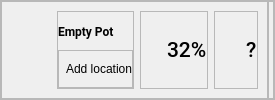
                 <widget class="QFrame" name="frame_11">
                  <property name="frameShape">
                   <enum>QFrame::StyledPanel</enum>
                  </property>
                  <property name="frameShadow">
                   <enum>QFrame::Raised</enum>
                  </property>
                  <layout class="QHBoxLayout" name="horizontalLayout_14">
                   <property name="spacing">
                    <number>0</number>
                   </property>
                   <property name="leftMargin">
                    <number>0</number>
                   </property>
                   <property name="topMargin">
                    <number>0</number>
                   </property>
                   <property name="rightMargin">
                    <number>0</number>
                   </property>
                   <property name="bottomMargin">
                    <number>0</number>
                   </property>
                   <item>
                    <widget class="QFrame" name="frame_21">
                     <property name="frameShape">
                      <enum>QFrame::StyledPanel</enum>
                     </property>
                     <property name="frameShadow">
                      <enum>QFrame::Raised</enum>
                     </property>
                     <layout class="QHBoxLayout" name="horizontalLayout_24">
                      <item>
                       <widget class="QLabel" name="label_42">
                        <property name="minimumSize">
                         <size>
                          <width>40</width>
                          <height>40</height>
                         </size>
                        </property>
                        <property name="maximumSize">
                         <size>
                          <width>40</width>
                          <height>40</height>
                         </size>
                        </property>
                        <property name="text">
                         <string/>
                        </property>
                        <property name="pixmap">
                         <pixmap resource="../resources.qrc">:/images/assets/images/001-plant.png</pixmap>
                        </property>
                        <property name="scaledContents">
                         <bool>true</bool>
                        </property>
                       </widget>
                      </item>
                      <item>
                       <widget class="QFrame" name="frame_22">
                        <property name="frameShape">
                         <enum>QFrame::StyledPanel</enum>
                        </property>
                        <property name="frameShadow">
                         <enum>QFrame::Raised</enum>
                        </property>
                        <layout class="QVBoxLayout" name="verticalLayout_13">
                         <property name="spacing">
                          <number>0</number>
                         </property>
                         <property name="leftMargin">
                          <number>0</number>
                         </property>
                         <property name="topMargin">
                          <number>0</number>
                         </property>
                         <property name="rightMargin">
                          <number>0</number>
                         </property>
                         <property name="bottomMargin">
                          <number>0</number>
                         </property>
                         <item>
                          <widget class="QLabel" name="label_43">
                           <property name="font">
                            <font>
                             <family>Roboto</family>
                             <weight>75</weight>
                             <bold>true</bold>
                            </font>
                           </property>
                           <property name="text">
                            <string>Empty Pot</string>
                           </property>
                          </widget>
                         </item>
                         <item>
                          <widget class="QFrame" name="frame_23">
                           <property name="frameShape">
                            <enum>QFrame::StyledPanel</enum>
                           </property>
                           <property name="frameShadow">
                            <enum>QFrame::Raised</enum>
                           </property>
                           <layout class="QHBoxLayout" name="horizontalLayout_25">
                            <property name="spacing">
                             <number>0</number>
                            </property>
                            <property name="leftMargin">
                             <number>0</number>
                            </property>
                            <property name="topMargin">
                             <number>0</number>
                            </property>
                            <property name="rightMargin">
                             <number>0</number>
                            </property>
                            <property name="bottomMargin">
                             <number>0</number>
                            </property>
                            <item>
                             <widget class="QLabel" name="label_54">
                              <property name="maximumSize">
                               <size>
                                <width>20</width>
                                <height>20</height>
                               </size>
                              </property>
                              <property name="text">
                               <string/>
                              </property>
                              <property name="pixmap">
                               <pixmap resource="../resources.qrc">:/images/assets/images/map_point.png</pixmap>
                              </property>
                              <property name="scaledContents">
                               <bool>true</bool>
                              </property>
                             </widget>
                            </item>
                            <item alignment="Qt::AlignLeft">
                             <widget class="QLabel" name="label_55">
                              <property name="text">
                               <string>Add location</string>
                              </property>
                              <property name="scaledContents">
                               <bool>true</bool>
                              </property>
                             </widget>
                            </item>
                           </layout>
                          </widget>
                         </item>
                        </layout>
                       </widget>
                      </item>
                      <item>
                       <widget class="QFrame" name="frame_32">
                        <property name="frameShape">
                         <enum>QFrame::StyledPanel</enum>
                        </property>
                        <property name="frameShadow">
                         <enum>QFrame::Raised</enum>
                        </property>
                        <layout class="QHBoxLayout" name="horizontalLayout_29">
                         <property name="spacing">
                          <number>6</number>
                         </property>
                         <property name="leftMargin">
                          <number>0</number>
                         </property>
                         <property name="topMargin">
                          <number>0</number>
                         </property>
                         <property name="rightMargin">
                          <number>0</number>
                         </property>
                         <property name="bottomMargin">
                          <number>0</number>
                         </property>
                         <item>
                          <widget class="QLabel" name="label_44">
                           <property name="sizePolicy">
                            <sizepolicy hsizetype="Preferred" vsizetype="Preferred">
                             <horstretch>0</horstretch>
                             <verstretch>0</verstretch>
                            </sizepolicy>
                           </property>
                           <property name="minimumSize">
                            <size>
                             <width>20</width>
                             <height>35</height>
                            </size>
                           </property>
                           <property name="maximumSize">
                            <size>
                             <width>20</width>
                             <height>35</height>
                            </size>
                           </property>
                           <property name="text">
                            <string/>
                           </property>
                           <property name="pixmap">
                            <pixmap resource="../resources.qrc">:/figma/assets/icons/figma/charging 2 (Traced).svg</pixmap>
                           </property>
                           <property name="scaledContents">
                            <bool>true</bool>
                           </property>
                          </widget>
                         </item>
                         <item>
                          <widget class="QLabel" name="label_33">
                           <property name="font">
                            <font>
                             <family>Roboto Medium</family>
                             <pointsize>16</pointsize>
                            </font>
                           </property>
                           <property name="text">
                            <string>32%</string>
                           </property>
                          </widget>
                         </item>
                        </layout>
                       </widget>
                      </item>
                      <item>
                       <widget class="QFrame" name="frame_33">
                        <property name="frameShape">
                         <enum>QFrame::StyledPanel</enum>
                        </property>
                        <property name="frameShadow">
                         <enum>QFrame::Raised</enum>
                        </property>
                        <layout class="QHBoxLayout" name="horizontalLayout_30">
                         <property name="spacing">
                          <number>6</number>
                         </property>
                         <property name="leftMargin">
                          <number>0</number>
                         </property>
                         <property name="topMargin">
                          <number>0</number>
                         </property>
                         <property name="rightMargin">
                          <number>0</number>
                         </property>
                         <property name="bottomMargin">
                          <number>0</number>
                         </property>
                         <item>
                          <widget class="QLabel" name="label_45">
                           <property name="minimumSize">
                            <size>
                             <width>25</width>
                             <height>32</height>
                            </size>
                           </property>
                           <property name="maximumSize">
                            <size>
                             <width>25</width>
                             <height>32</height>
                            </size>
                           </property>
                           <property name="text">
                            <string/>
                           </property>
                           <property name="pixmap">
                            <pixmap resource="../resources.qrc">:/figma/assets/icons/figma/drop 2 (Traced).svg</pixmap>
                           </property>
                           <property name="scaledContents">
                            <bool>true</bool>
                           </property>
                          </widget>
                         </item>
                         <item>
                          <widget class="QLabel" name="label_46">
                           <property name="font">
                            <font>
                             <family>Roboto Medium</family>
                             <pointsize>16</pointsize>
                            </font>
                           </property>
                           <property name="text">
                            <string>?</string>
                           </property>
                          </widget>
                         </item>
                        </layout>
                       </widget>
                      </item>
                     </layout>
                    </widget>
                   </item>
                   <item>
                    <widget class="QFrame" name="frame_31">
                     <property name="minimumSize">
                      <size>
                       <width>6</width>
                       <height>0</height>
                      </size>
                     </property>
                     <property name="maximumSize">
                      <size>
                       <width>6</width>
                       <height>16777215</height>
                      </size>
                     </property>
                     <property name="frameShape">
                      <enum>QFrame::StyledPanel</enum>
                     </property>
                     <property name="frameShadow">
                      <enum>QFrame::Raised</enum>
                     </property>
                    </widget>
                   </item>
                  </layout>
                 </widget>
